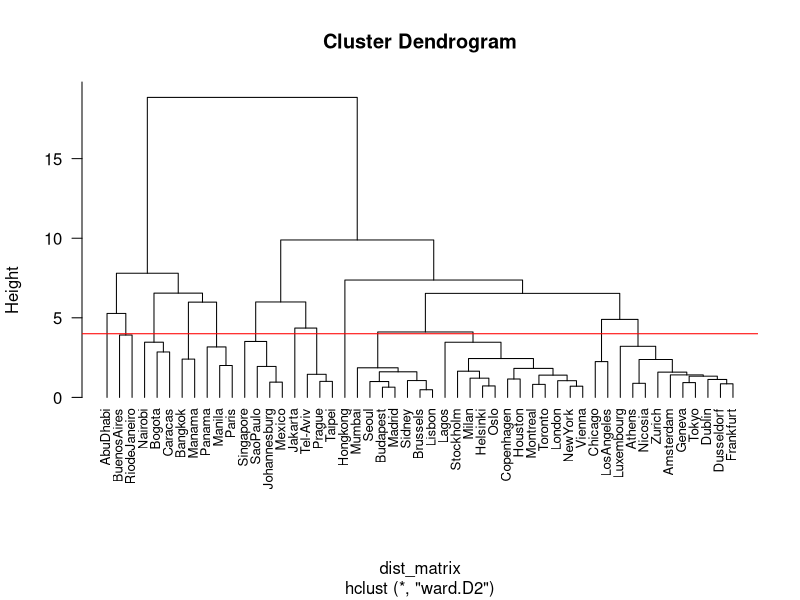
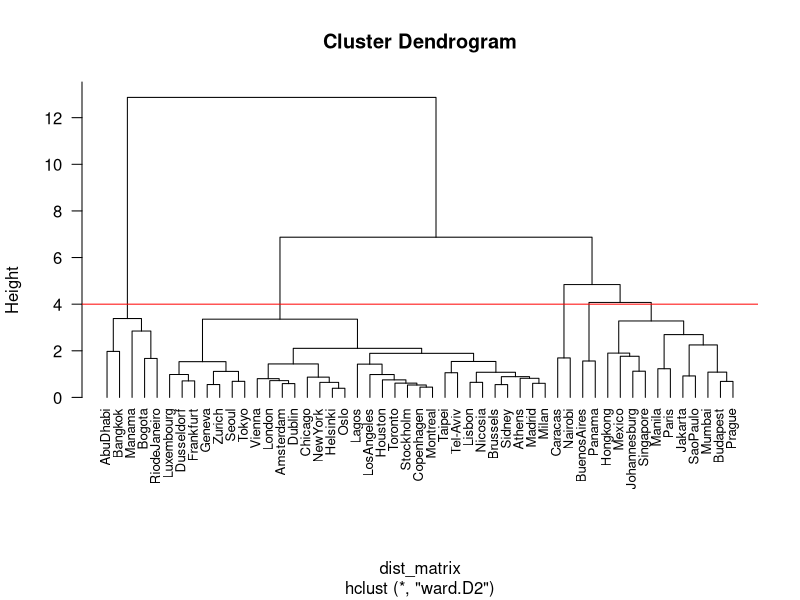

These figures' R source, in order:
# PCA of dataset cities94.csv
# This is a second PCA with rescaled variables: divided by the 
# mean salary of a city.
# Results for sections 2.3 "Beyond the First Factor"

# packages
library(FactoMineR)
library(ggplot2)
library(plotrix)

# working directory is the top-level directory
cities <- read.csv('data/cities94.csv', stringsAsFactors = FALSE)

# names of active variables
active <- c(
  "teacher", "bus_driver", "mechanic", "construction_worker",
  "metalworker", "cook_chef", "factory_manager", "engineer",
  "bank_clerk", "executive_secretary", "salesperson", "textile_worker")

# removing missing values
dat2 <- na.omit(
  cities[ ,c('city', 'net_hourly_salary', 'work_hours_year', active)]
)


# ========================================================
# 2.3) Beyond the first factor
# ========================================================

# mean salary as product of 'net_hourly_salary' x 'work_hours_year'
mean_salary <- dat2[ ,2] * dat2[ ,3]


# min_salary <- apply(dat2[ ,-1], 1, min)
# max_salary <- apply(dat2[ ,-1], 1, max)
# mean_salary <- rowMeans(dat2[ ,-1])
# 
# # adding salary inequality of cities
# rdat$salary_ineq <- (max_salary - min_salary) / mean_salary
# 
# # adding qualified manual jobs
# rdat$qual_jobs <- (rdat$mechanic + rdat$metalworker) / (2 * mean_salary)

# transformed data
dat_trans <- sweep(dat2[ ,active], 1, mean_salary, FUN = "/")
colnames(dat_trans) <- paste(active, '2', sep='')


# table 2.6: correlations of all variables
var2_labels <- c(
  'tea2', 'bus2', 'mec2', 'con2', 'met2', 'coo2', 'dep2',
  'eng2', 'ban2', 'exe2', 'sal2', 'tex2'
)


# PCA of Transformed Data
pca2 <- PCA(dat_trans, graph = FALSE, ncp = 5)

#load("data/pca2.RData")

pca_matrix <- pca2$ind$coord
rownames(pca_matrix) <- dat2$city
dist_matrix <- dist(pca_matrix, method = "euclidean")
clus <- hclust(dist_matrix, method = "ward.D2")
plot(clus, hang = -1, cex = 0.8, las = 1)
abline(h = 4, col = "red")


pca_matrix <- dat_trans
rownames(pca_matrix) <- dat2$city
dist_matrix <- dist(pca_matrix, method = "minkowski", p = 2)
clus <- hclust(dist_matrix, method = "ward.D2")
plot(clus, hang = -1, cex = 0.8, las = 1)
abline(h = 4, col = "red")
